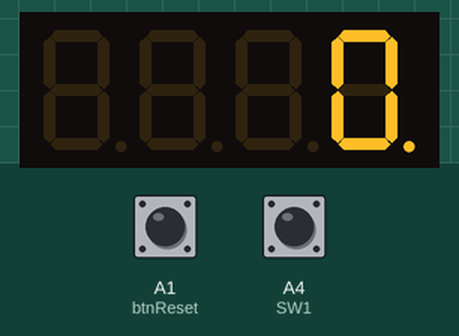
Recording of a sketch running on a simulated Arduino Uno, built with avr-gcc and run on an emulated ATmega328P. On the bench: 4-digit seven-segment display. The inputs (shaded band) are chosen by the test bench; at power-on: A4 (SW1) HIGH, A1 (btnReset) HIGH. What the sketch prints to the serial monitor is not drawn.

Above: at 1.2 s.
1.3 s: A4 (SW1) pulled LOW for 0.15 s
At 2.2 s:
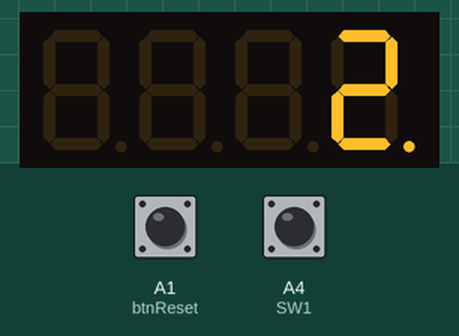
2.9 s: A4 (SW1) pulled LOW for 1 s
At 4.7 s:
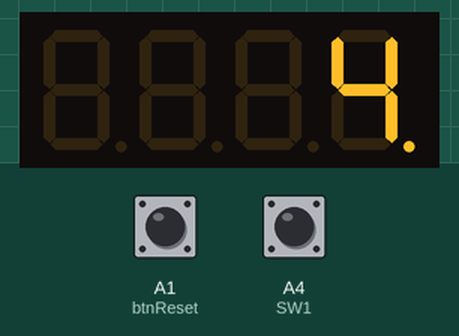
Timing chart, 0 to 6.2 s (numbered marks = the images above; inputs shaded):
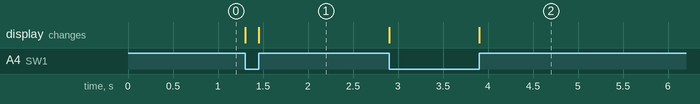

Measured:
- after the input at 1.3 s, the display: first changes at once (image 1 shows a later state)
- after the input at 2.9 s, the display: first changes at once (image 2 shows a later state)

The sketch:

ChemBox.ino.ino
```cpp
#include "SevSeg.h"
SevSeg sevseg; //Instantiate a seven segment controller object

int SW1 = A4;
int btnReset = A1;

int stateSW1 = LOW;

long n = 0; //n represents value displayed on the LED display. When n=0,0000 is displayed

void setup() {
  byte numDigits = 4;
  byte digitPins[] = {13, 10, 9, 7};
  byte segmentPins[] = {12, 8, 5, 3, 2, 11, 6, 4};
  bool resistorsOnSegments = true; // 'false' means resistors are on digit pins
  byte hardwareConfig = COMMON_CATHODE; // See README.md for options
  bool updateWithDelays = false; // Default 'false' is Recommended
  bool leadingZeros = false; // Use 'true' if you'd like to keep the leading zeros
  bool disableDecPoint = true; // Use 'true' if your decimal point doesn't exist or isn't connected

  sevseg.begin(hardwareConfig, numDigits, digitPins, segmentPins, resistorsOnSegments,
  updateWithDelays, leadingZeros, disableDecPoint);
  sevseg.setBrightness(10);
  sevseg.setNumber(n,0);

  pinMode(SW1, INPUT_PULLUP);

  pinMode(btnReset, INPUT_PULLUP);

  stateSW1 = digitalRead(SW1);
  Serial.begin(9600);
}

void loop() {
  if (stateSW1 != digitalRead(SW1)) add1();
  if (digitalRead(btnReset) == LOW) reset();


  sevseg.refreshDisplay(); // Must run repeatedly
}

void add1()
{
  n += 1;
  if (n > 9999) n = 0;
  stateSW1 = digitalRead(SW1);
  sevseg.setNumber(n,0);
  Serial.print(n);
}


void reset()
{
 n = 0;
 sevseg.setNumber(n,0);
 Serial.print(n);
}
```
